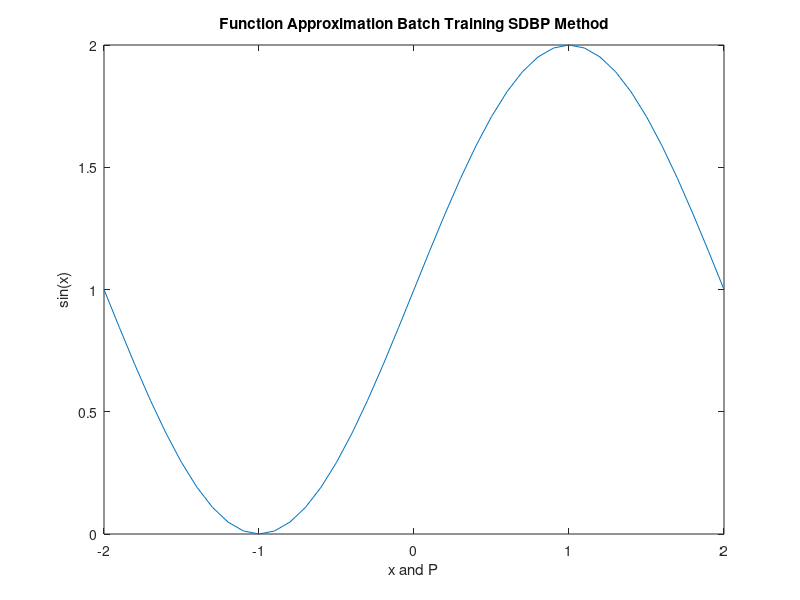

Here is the MATLAB script that generated this plot: (Note: this script raises an error after producing the figure.)
%% Batch_Training_SDBP_Finction_Modeling_HW5_E12_16
clear
clc

%% Main Function Plot
x = -2:0.1:2;
y = 1 + sin((pi/2).*x);
plot(x,y)
xlabel('x and P')
ylabel('sin(x)')
title('Function Approximation Batch Training SDBP Method')

%% Network 1-2-1
P = [-2:0.1:2]';
W1 = -0.5 + (0.5+0.5)*rand(2,1);
b1 = -0.5 + (0.5+0.5)*rand(2,1);
W2 = -0.5 + (0.5+0.5)*rand(1,2);
b2 = -0.5 + (0.5+0.5)*rand(1,1);
alpha = 0.1;
t = (1 + sin((pi/2).*P))';
for kk = 1:82000
    
for ii = 1:size(P,1)
    
    n1 = W1 * P(ii,1) + b1;
    a1 = logsig(n1);
    n2 = W2 * a1 + b2;
    a2 = purelin(n2);
    e(1,ii) = t(1,ii)-a2;
    Fdot2 = 1;
    s2 = -2 * Fdot2 * e(1,ii);
    Fdot1 = zeros(size(n1,1),size(n1,1));
    
    for jj = 1:2
        
        Fdot1(jj,jj) = (1-a1(jj,1)) * a1(jj,1);
        
    end
    
    s1 = Fdot1 * W2' * s2;
    
    g1_W = s1*(P(ii,1))';
    g11_W(1,ii) = g1_W(1,1);
    g12_W(1,ii) = g1_W(2,1);
    g1_b = s1;
    g11_b(1,ii) = g1_b(1,1);
    g12_b(1,ii) = g1_b(2,1);
    
    g2_W = s2*(a1)';
    g21_W(ii,1) = g2_W(1,1);
    g22_W(ii,1) = g2_W(1,2);
    g2_b(1,ii) = s2;
    
    A2_Prime(1,ii) = a2;
    
end

g1_total_W = [sum(g11_W);sum(g12_W)];
g1_total_b = [sum(g11_b);sum(g12_b)];

g2_total_W = [sum(g21_W) sum(g22_W)];
g2_total_b = sum(g2_b);


Fx(1,kk) = (1/size(P,1))*e*(e)';

W1 = W1 - (alpha/size(P,1))*g1_total_W;
b1 = b1 - (alpha/size(P,1))*g1_total_b;
W2 = W2 - (alpha/size(P,1))*g2_total_W;
b2 = b2 - (alpha/size(P,1))*g2_total_b; 

end

 %% The Value Of Final Weights and Biases
fprintf('The First Layer Weight Matrix Of 1-2-1 Network Converges to\n')
disp(W1)
fprintf('The First Layer Bias Matrix Of 1-2-1 Network Converges to\n')
disp(b1)
fprintf('The Second Layer Weight Matrix Of 1-2-1 Network Converges to\n')
disp(W2)
fprintf('The Second Layer Bias Matrix Of 1-2-1 Network Converges to\n')
disp(b2)

 %% Plots Of Networks Output
  hold on
  plot(P,A2_Prime)
  legend('Main Function','1-2-1 Network','Location','northwest')